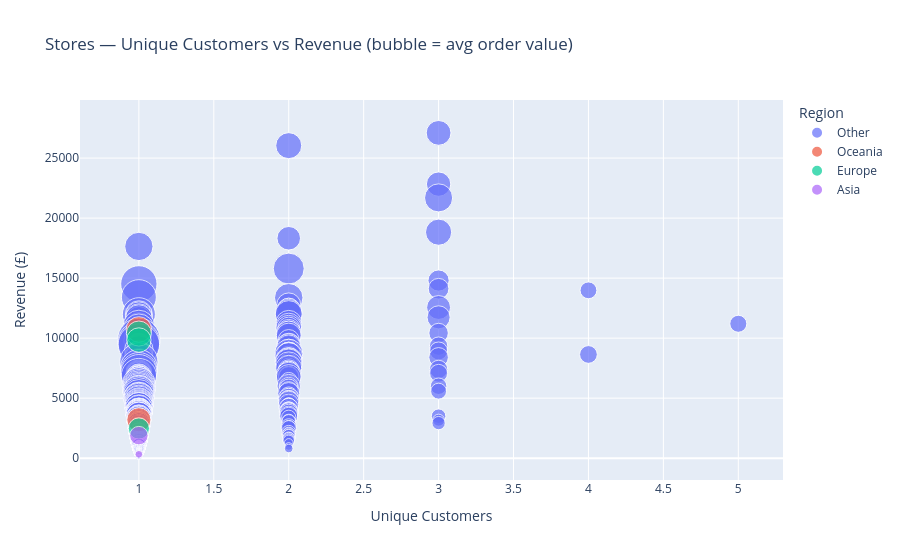

The code cell stored with this chart in its notebook:
### Code cell
# Scatter: revenue vs customers, bubble = avg order value
fig2 = px.scatter(
    store_pdf.dropna(subset=["total_revenue","unique_customers"]),
    x="unique_customers", y="total_revenue",
    size="avg_order_value", color="region",
    hover_name="store_name", hover_data=["city","country"],
    title="Stores — Unique Customers vs Revenue (bubble = avg order value)",
    labels={"unique_customers":"Unique Customers","total_revenue":"Revenue (£)",
            "region":"Region"},
    size_max=30, color_discrete_sequence=PALETTE,
)
fig2.update_yaxes(tickformat="£,.0f")
fig2.show()

### Figure 1 — Plotly figure (JSON) as saved in the notebook; plotly's stock layout.template omitted (floating-point values rounded to 4 significant figures; data arrays with more than 128 entries replaced by an {"elided": "..."} marker saying what was removed)
{"data": [{"customdata": {"elided": "478x2 str values"}, "hovertemplate": "<b>%{hovertext}</b><br><br>Region=Other<br>Unique Customers=%{x}<br>Revenue (£)=%{y}<br>avg_order_value=%{marker.size}<br>city=%{customdata[0]}<br>country=%{customdata[1]}<extra></extra>", "hovertext": {"elided": "478 str values"}, "legendgroup": "Other", "marker": {"color": "#636EFA", "size": {"elided": "478 float values"}, "sizemode": "area", "sizeref": 10.99, "symbol": "circle"}, "mode": "markers", "name": "Other", "orientation": "v", "showlegend": true, "type": "scatter", "x": {"elided": "478 int values"}, "xaxis": "x", "y": {"elided": "478 float values"}, "yaxis": "y"}, {"customdata": [["South Michaelside", "Australia"], ["Port Brian", "Australia"]], "hovertemplate": "<b>%{hovertext}</b><br><br>Region=Oceania<br>Unique Customers=%{x}<br>Revenue (£)=%{y}<br>avg_order_value=%{marker.size}<br>city=%{customdata[0]}<br>country=%{customdata[1]}<extra></extra>", "hovertext": ["Store 937", "Store 423"], "legendgroup": "Oceania", "marker": {"color": "#EF553B", "size": [3576.0, 3203.0], "sizemode": "area", "sizeref": 10.99, "symbol": "circle"}, "mode": "markers", "name": "Oceania", "orientation": "v", "showlegend": true, "type": "scatter", "x": [1, 1], "xaxis": "x", "y": [10730.0, 3203.0], "yaxis": "y"}, {"customdata": [["Christianfort", "France"], ["West Sethside", "Germany"], ["Jefferyshire", "Germany"]], "hovertemplate": "<b>%{hovertext}</b><br><br>Region=Europe<br>Unique Customers=%{x}<br>Revenue (£)=%{y}<br>avg_order_value=%{marker.size}<br>city=%{customdata[0]}<br>country=%{customdata[1]}<extra></extra>", "hovertext": ["Store 981", "Store 320", "Store 99"], "legendgroup": "Europe", "marker": {"color": "#00CC96", "size": [3461.0, 3281.0, 2475.0], "sizemode": "area", "sizeref": 10.99, "symbol": "circle"}, "mode": "markers", "name": "Europe", "orientation": "v", "showlegend": true, "type": "scatter", "x": [1, 1, 1], "xaxis": "x", "y": [10380.0, 9844.0, 2475.0], "yaxis": "y"}, {"customdata": [["Johnfurt", "Japan"], ["Nicholaston", "Japan"]], "hovertemplate": "<b>%{hovertext}</b><br><br>Region=Asia<br>Unique Customers=%{x}<br>Revenue (£)=%{y}<br>avg_order_value=%{marker.size}<br>city=%{customdata[0]}<br>country=%{customdata[1]}<extra></extra>", "hovertext": ["Store 123", "Store 855"], "legendgroup": "Asia", "marker": {"color": "#AB63FA", "size": [1880.0, 325.5], "sizemode": "area", "sizeref": 10.99, "symbol": "circle"}, "mode": "markers", "name": "Asia", "orientation": "v", "showlegend": true, "type": "scatter", "x": [1, 1], "xaxis": "x", "y": [1880.0, 325.5], "yaxis": "y"}], "layout": {"legend": {"itemsizing": "constant", "title": {"text": "Region"}, "tracegroupgap": 0}, "title": {"text": "Stores — Unique Customers vs Revenue (bubble = avg order value)"}, "xaxis": {"anchor": "y", "domain": [0, 1], "title": {"text": "Unique Customers"}}, "yaxis": {"anchor": "x", "domain": [0, 1], "tickformat": "£,.0f", "title": {"text": "Revenue (£)"}}}}
